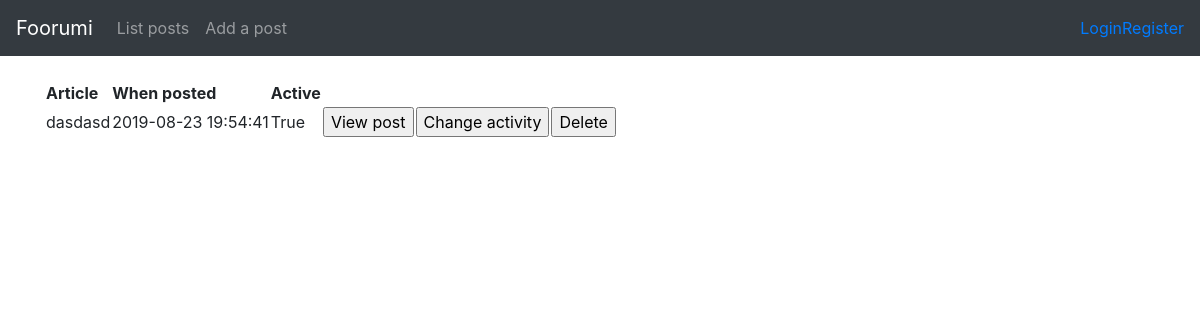
The app's page /article/, older data.
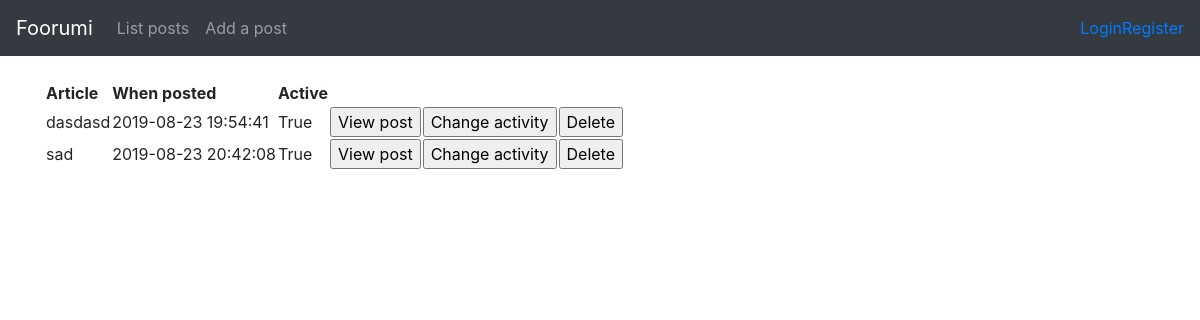
The same page, newer data.
### application/article/models.py (models this page shows, shortened)
class Article(Base):
    id = db.Column(db.Integer, primary_key=True)
    date_created = db.Column(db.DateTime, default=db.func.current_timestamp())
    date_modified = db.Column(db.DateTime, default=db.func.current_timestamp(), onupdate=db.func.current_timestamp())
    postname = db.Column(db.String(144), nullable=False)
    active = db.Column(db.Boolean, nullable=False)
    text = db.Column(db.String(2000), nullable=False)
    account_id = db.Column(db.Integer, db.ForeignKey('account.id'),
                            nullable=False)

### application/article/views.py (the view)
@app.route("/article/", methods=["GET"])
def article_index():
    return render_template("article/list.html", article = Article.query.all())

### application/templates/article/list.html
{% extends "layout.html" %}
{% block body %}
  <table>
    <tr>
      <th>Article</th>
	  <th>When posted</th>
	  <th>Active</th>
    </tr>
    {% for article in article %}
    <tr>
      <td>{{ article.postname }}</td>
	  <td>{{ article.date_created }}</td>
	  <td>{{ article.active }}</td>
	  <td>
		<form action="{{ url_for('article_view', article_id=article.id) }}">
			<input type="submit" value="View post"/>
		</form>
      </td>
	  <td>
		<form method="POST" action="{{ url_for('article_active', article_id=article.id) }}">
			<input type="submit" value="Change activity"/>
		</form>
      </td>
	  <td>
		<form method="GET" action="{{ url_for('article_delete', article_id=article.id) }}">
			<input type="submit" value="Delete"/>
		</form>
      </td>
    </tr>
    {% endfor %}
  </table>
{% endblock %}

Row changes from the older to the newer data that the page shows:
added Article: postname "sad", date_created "2019-08-23 20:42:08", active "True"
